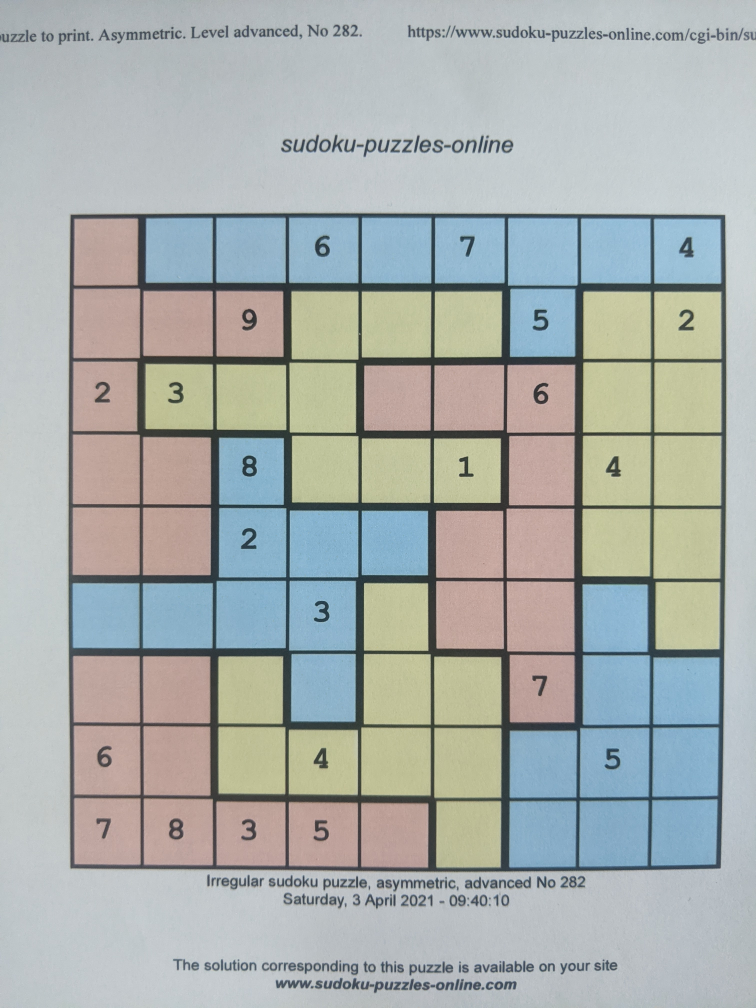
#> input picture CAVA-2021-TEMA1/antrenare/jigsaw/01.jpg, 3024 x 4032 px (shown at 1/4 size); its folder holds only this picture in this run
$ jupyter execute --allow-errors task2_bonus.ipynb
#> lines starting #> are read from the running program, lines starting #| are printed output that depends on the picture; after the words box and inside, x2 and y2 are one past the last pixel; in counts of white or black regions, pixels touching at a corner belong together
[cell 1]
import cv2 as cv
import numpy as np
import os
import queue

[cell 2]
# folder_path reprezinta calea catre folderul ce contine imagini cu sudoku jigsaw
folder_path = "./CAVA-2021-TEMA1/antrenare/jigsaw"
# digits_path reprezinta calea catre folderul care contine imagini cu cifre, folosite pentru recunoasterea caracterelor
digits_path = "./cifre/jigsaw/"

[cell 3]
# creez folderul in care voi scrie rezultatele
new_path = "./rezultate_Vulpoiu_Alexandru"
classic_path = "./rezultate_Vulpoiu_Alexandru/clasic"
jigsaw_path = "./rezultate_Vulpoiu_Alexandru/jigsaw"

if not os.path.exists(new_path):
    os.makedirs(new_path)
if not os.path.exists(classic_path):
    os.makedirs(classic_path)
if not os.path.exists(jigsaw_path):
    os.makedirs(jigsaw_path)

[cell 4]
def preprocess_image(image):
    image = cv.cvtColor(image, cv.COLOR_BGR2GRAY)
    image_m_blur = cv.medianBlur(image, 5)
    image_g_blur = cv.GaussianBlur(image_m_blur, (0, 0), 5)
    image_sharpened = cv.addWeighted(image_m_blur, 1.2, image_g_blur, -0.8, 0)
    _, thresh = cv.threshold(image_sharpened, 30, 255, cv.THRESH_BINARY)

    kernel = np.ones((5, 5), np.uint8)
    thresh = cv.erode(thresh, kernel)

    edges = cv.Canny(thresh, 150, 400)
    contours, _ = cv.findContours(edges, cv.RETR_EXTERNAL, cv.CHAIN_APPROX_SIMPLE)
    # am modificat imaginea pentru a identifica conturul exterior

    max_area = 0
    for i in range(len(contours)):
        if(len(contours[i]) > 3):
            possible_top_left = None
            possible_bottom_right = None

            for point in contours[i].squeeze():
                if possible_top_left is None or point[0] + point[1] < possible_top_left[0] + possible_top_left[1]:
                    possible_top_left = point

                if possible_bottom_right is None or point[0] + point[1] > possible_bottom_right[0] + possible_bottom_right[1]:
                    possible_bottom_right = point

            diff = np.diff(contours[i].squeeze(), axis=1)
            possible_top_right = contours[i].squeeze()[np.argmin(diff)]
            possible_bottom_left = contours[i].squeeze()[np.argmax(diff)]
            # am identificat cele 4 puncte care sunt colturile careului

            # conturul cu arie maxima va fi si cel exterior
            if cv.contourArea(np.array([[possible_top_left], [possible_top_right], [possible_bottom_right], [possible_bottom_left]])) > max_area:
                max_area = cv.contourArea(np.array([[possible_top_left], [possible_top_right], [possible_bottom_right], [possible_bottom_left]]))
                top_left = possible_top_left
                bottom_right = possible_bottom_right
                top_right = possible_top_right
                bottom_left = possible_bottom_left

    # calculez mijlocul careului sudoku
    sudoku_middle_diag_1 = (top_left + bottom_right) // 2
    sudoku_middle_diag_2 = (top_right + bottom_left) // 2
    sudoku_middle = (sudoku_middle_diag_1 + sudoku_middle_diag_2) // 2

    # marchez colturile si mijlocul patratului
    image_copy = cv.cvtColor(image.copy(), cv.COLOR_GRAY2BGR)
    cv.circle(image_copy, tuple(top_left), 4, (0, 0, 255), -1)
    cv.circle(image_copy, tuple(top_right), 4, (0, 0, 255), -1)
    cv.circle(image_copy, tuple(bottom_left), 4, (0, 0, 255), -1)
    cv.circle(image_copy, tuple(bottom_right), 4, (0, 0, 255), -1)
    cv.circle(image_copy, tuple(sudoku_middle), 4, (0, 0, 255), -1)

    return top_left, top_right, bottom_left, bottom_right, sudoku_middle

[cell 5]
digit_patterns = [] # incarc imaginile cu cifre
for i in range(1, 10): # cifre pentru careurile color
    path = digits_path + "0" + str(i) + "_1.jpg"
    img = cv.imread(path)
    digit_patterns.append(img)

for i in range(1, 10): # cifre pentru careurile alb-negru
    path = digits_path + "0" + str(i) + "_2.jpg"
#> path = './cifre/jigsaw/01_2.jpg'
    img = cv.imread(path)
    digit_patterns.append(img)

cropped_images = [] # lista cu imagini care contin doar careul sudoku, de dimensiune 500 x 500
#> cropped_images = []
#> further down, img is the input picture: shape (4032, 3024, 3); mean B, G, R 172.6, 175, 169.3
#> (the rest of this cell did not finish here and is left out)

#> in preprocess_image, `_, thresh = cv.threshold(image_sharpened, 30, 255, cv.THRESH_BINARY)`:
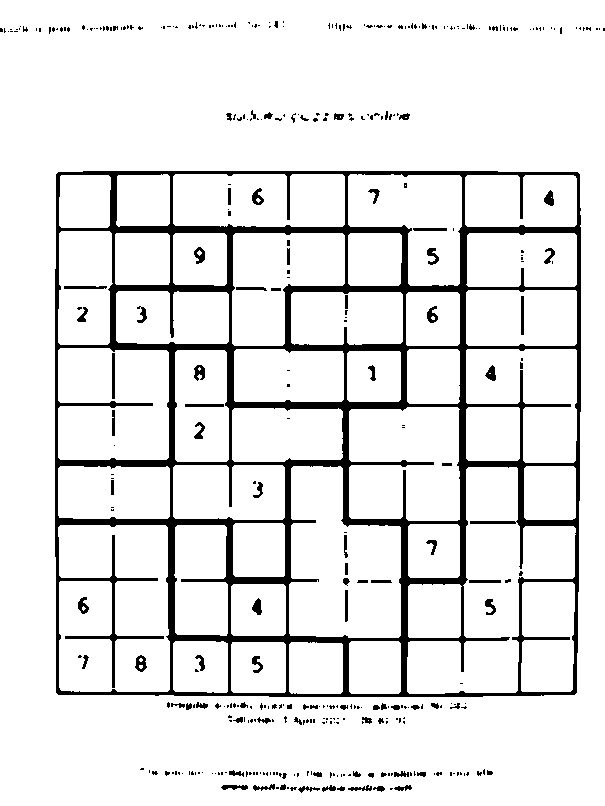
#> thresh: shape (806, 605); 90.5% white; 386 black regions (295 under 20 px), largest, box (x1, y1, x2, y2) and area: (55, 171, 581, 697) 39460, (112, 353, 115, 399) 138, (64, 286, 107, 289) 124
#> in preprocess_image, `thresh = cv.erode(thresh, kernel)`: thresh: shape (806, 605); 80% white; 93 black regions, largest, box (x1, y1, x2, y2) and area: (53, 169, 583, 699) 76479, (251, 782, 387, 795) 1195, (210, 768, 289, 781) 618
#> in preprocess_image, `edges = cv.Canny(thresh, 150, 400)`:
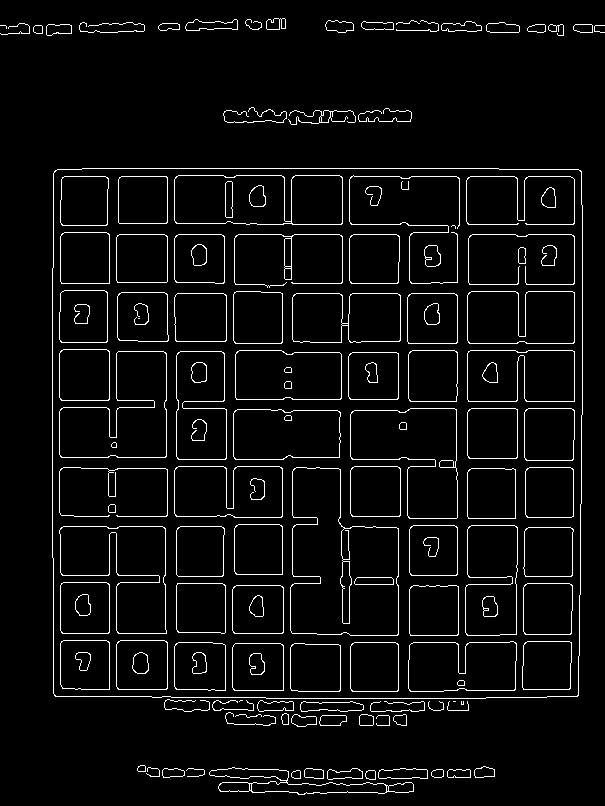
#> edges: shape (806, 605); 4.7% white in thin lines or dots
#> in preprocess_image, `contours, _ = cv.findContours(edges, cv.RETR_EXTERNAL, cv.CHAIN_APPROX..`: contours = 54 contours, 22 with area under 20; largest, box (x1, y1, x2, y2) and area: (52, 168, 583, 699) 279432, (209, 767, 414, 795) 2304, (300, 701, 364, 712) 498, (378, 768, 428, 779) 424, (185, 19, 238, 31) 379
#> the loop in preprocess_image, `for i in range(len(contours)):` made 54 passes
#> (max_area, top_left, bottom_right, top_right, bottom_left) on passes 1, 3, 5, 10, 32: (67.5, [366, 771], [375, 779], [375, 771], [366, 778]), (155, [449, 769], [470, 777], [470, 770], [447, 776]), (364, [379, 770], [427, 778], [427, 770], [378, 777]), (2643, [211, 770], [413, 791], [413, 784], [219, 790]), (275365, [55, 170], [577, 696], [581, 171], [54, 695])
#> (diff, possible_top_right, possible_bottom_left) on passes 2, 7, 13, 17, 22, 29: ([474, 476, 478, 482, 485, 485, 484, 484, 478, 471, 471], [300, 771], [291, 776]), ([462, 466, 472, 472, 464, 464, 455, 447, 448, 448, 456, 456], [323, 770], [304, 776]), ([625, 627, 628, 629, 631, 633, 633, 626, 621, 621], [145, 766], [137, 770]), ([353, 357, 365, 365, 353, 351, 343, 344, 344, 347, 347], [373, 716], [359, 724]), ([240, 243, 241, 238, 240, 242, 242], [463, 701], [461, 704]), ([460, 462, 460, 458], [242, 700], [239, 701])
#> after the loop in preprocess_image, `for i in range(len(contours)):`: max_area = 275365
#> in preprocess_image, `sudoku_middle_diag_1 = (top_left + bottom_right) // 2`: sudoku_middle_diag_1 = [316, 433]
#> in preprocess_image, `sudoku_middle_diag_2 = (top_right + bottom_left) // 2`: sudoku_middle_diag_2 = [317, 433]
#> in preprocess_image, `sudoku_middle = (sudoku_middle_diag_1 + sudoku_middle_diag_2) // 2`: sudoku_middle = [316, 433]
#> in preprocess_image, `cv.circle(image_copy, tuple(top_left), 4, (0, 0, 255), -1)`: image_copy: shape (806, 605, 3); mean B, G, R 173, 173, 173
#> in preprocess_image, `cv.circle(image_copy, tuple(top_right), 4, (0, 0, 255), -1)`: image_copy: shape (806, 605, 3); mean B, G, R 173, 173, 173.1
#> in preprocess_image, `cv.circle(image_copy, tuple(bottom_left), 4, (0, 0, 255), -1)`: image_copy: shape (806, 605, 3); mean B, G, R 173, 173, 173.1
#> in preprocess_image, `cv.circle(image_copy, tuple(bottom_right), 4, (0, 0, 255), -1)`: image_copy: shape (806, 605, 3); mean B, G, R 173, 173, 173.1
#> in preprocess_image, `cv.circle(image_copy, tuple(sudoku_middle), 4, (0, 0, 255), -1)`: image_copy: shape (806, 605, 3); mean B, G, R 172.9, 172.9, 173.1
#> `top_left, top_right, bottom_left, bottom_right, sudoku_middle = prepro..`: top_left = [55, 170]; top_right = [581, 171]; bottom_left = [54, 695]; bottom_right = [577, 696]; sudoku_middle = [316, 433]
#> `top_difference = abs(top_right - top_left)`: top_difference = [526, 1]
#> `left_difference = abs(top_left - bottom_left)`: left_difference = [1, 525]
#> `bottom_difference = abs(bottom_left - bottom_right)`: bottom_difference = [523, 1]
#> `right_difference = abs(bottom_right - top_right)`: right_difference = [4, 525]
#> `angle_top = np.arctan(top_difference[1] / top_difference[0])`: angle_top = 0.0019
#> `angle_bottom = np.arctan(bottom_difference[1] / bottom_difference[0])`: angle_bottom = 0.00191
#> `angle_right = np.arctan(right_difference[0] / right_difference[1])`: angle_right = 0.00762
#> `angle_rad = np.mean(np.array([angle_top, angle_left, angle_bottom, ang..`: angle_rad = 0.00333
#> `angle = np.degrees(angle_rad)`: angle = 0.191
#> `M = cv.getRotationMatrix2D((int(sudoku_middle[0]), int(sudoku_middle[1..`: M = [[1, 0.00333, -1.44], [-0.00333, 1, 1.06]]

    # calculez diferentele intre punctele de sus, de jos, din stanga si din dreapta
    top_difference = abs(top_right - top_left)
    left_difference = abs(top_left - bottom_left)
    bottom_difference = abs(bottom_left - bottom_right)
    right_difference = abs(bottom_right - top_right)

    # calculez unghiurile de inclinare pe fiecare dintre cele 4 laturi
    angle_top = np.arctan(top_difference[1] / top_difference[0])
    angle_left = np.arctan(left_difference[0] / left_difference[1])
    angle_bottom = np.arctan(bottom_difference[1] / bottom_difference[0])
    angle_right = np.arctan(right_difference[0] / right_difference[1])

    # calculez unghiul cu care trebuie rotita imaginea pentru a o indrepta
    angle_rad = np.mean(np.array([angle_top, angle_left, angle_bottom, angle_right]))
    angle = np.degrees(angle_rad)

    image_copy = img.copy()
    (h, w) = image_copy.shape[: 2]

    if top_left[1] >= top_right[1]: # imagine rotita spre stanga = in sens trigonometric
        if (angle_bottom > angle_top and bottom_right[1] > bottom_left[1]) or \
            (angle_left > angle_top and top_left[0] > bottom_left[0]) or \
            (angle_right > angle_top and top_right[0] > bottom_right[0]): # verific daca trebuie sa rotesc tot spre stanga
            # adica daca unghiul de jos/dreapta/stanga este mai mare si are orientare diferita fata de unghiul de sus
            M = cv.getRotationMatrix2D((int(sudoku_middle[0]), int(sudoku_middle[1])), angle, 1.0)
            rotated = cv.warpAffine(image_copy, M, (w, h), borderValue=(255, 255, 255))
        else:
            M = cv.getRotationMatrix2D((int(sudoku_middle[0]), int(sudoku_middle[1])), -angle, 1.0)
            rotated = cv.warpAffine(image_copy, M, (w, h), borderValue=(255, 255, 255))

    else: # imagine rotita spre dreapta, procedez asemanator cu cazul anterior
        if (angle_bottom > angle_top and bottom_left[1] > bottom_right[1]) or \
            (angle_left > angle_top and bottom_left[0] > top_left[0]) or \
            (angle_right > angle_top and bottom_right[0] > top_right[0]): # verific daca trebuie sa rotesc tot spre dreapta

            M = cv.getRotationMatrix2D((int(sudoku_middle[0]), int(sudoku_middle[1])), -angle, 1.0)
            rotated = cv.warpAffine(image_copy, M, (w, h), borderValue=(255, 255, 255))
        else:
            M = cv.getRotationMatrix2D((int(sudoku_middle[0]), int(sudoku_middle[1])), angle, 1.0)
            rotated = cv.warpAffine(image_copy, M, (w, h), borderValue=(255, 255, 255))

    # rotated este imaginea rotita in jurul centrului careului pentru a ajunge in pozitia normala
    # pentru aceasta imagine, calculez punctele care reprezinta colturile
    top_left, top_right, bottom_left, bottom_right, _ = preprocess_image(rotated)
#> in preprocess_image (call 2), `image_m_blur = cv.medianBlur(image, 5)`:
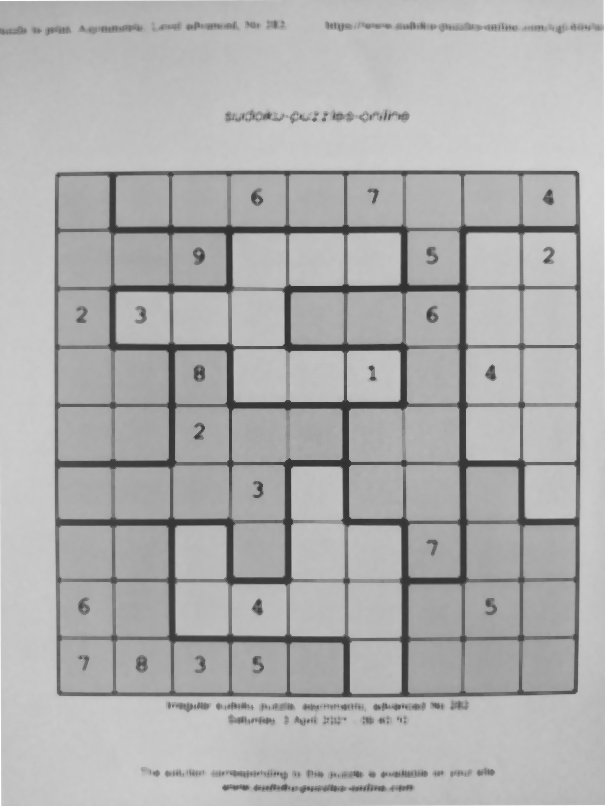
#> image_m_blur: shape (806, 605); min 48, max 255, mean 174.2
#> in preprocess_image (call 2), `image_sharpened = cv.addWeighted(image_m_blur, 1.2, image_g_blur, -0.8..`:
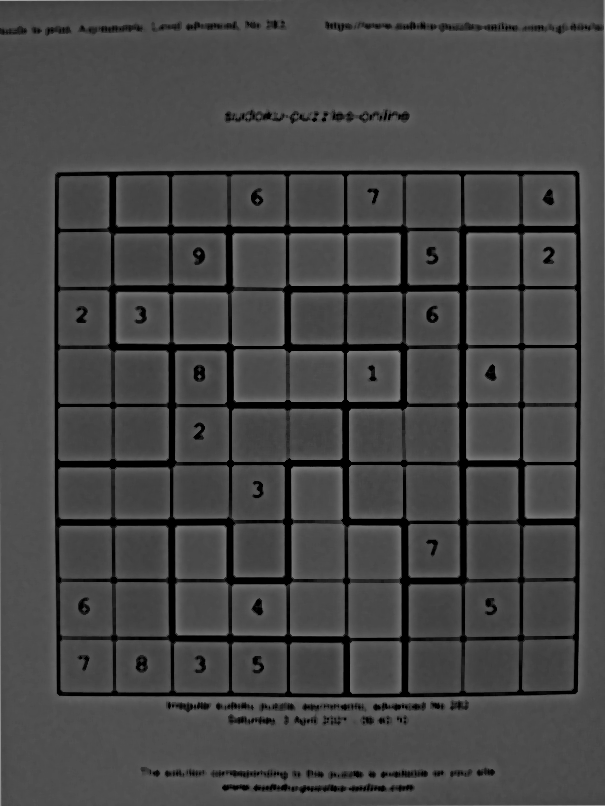
#> image_sharpened: shape (806, 605); min 0, max 164, mean 70.9
#> in preprocess_image (call 2), `_, thresh = cv.threshold(image_sharpened, 30, 255, cv.THRESH_BINARY)`: thresh: shape (806, 605); 90.4% white; 316 black regions (218 under 20 px), largest, box (x1, y1, x2, y2) and area: (55, 171, 581, 697) 40005, (300, 785, 346, 793) 171, (469, 403, 516, 407) 166
#> in preprocess_image (call 2), `thresh = cv.erode(thresh, kernel)`:
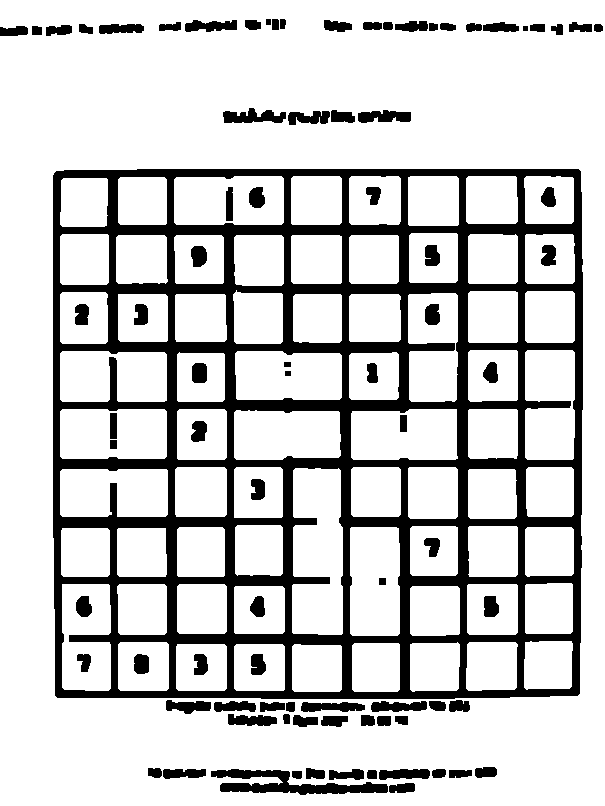
#> thresh: shape (806, 605); 79.9% white; 85 black regions, largest, box (x1, y1, x2, y2) and area: (53, 169, 583, 699) 78307, (211, 769, 388, 795) 2089, (223, 108, 286, 123) 610
#> in preprocess_image (call 2), `edges = cv.Canny(thresh, 150, 400)`:
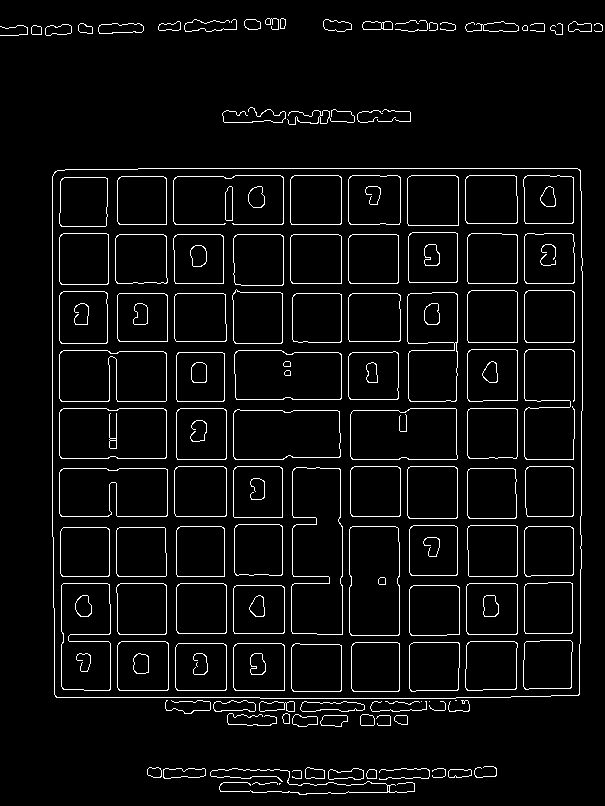
#> edges: shape (806, 605); 4.7% white in thin lines or dots
#> in preprocess_image (call 2), `contours, _ = cv.findContours(edges, cv.RETR_EXTERNAL, cv.CHAIN_APPROX..`: contours = 59 contours, 29 with area under 20; largest, box (x1, y1, x2, y2) and area: (52, 168, 583, 699) 279495, (300, 701, 365, 712) 490, (98, 23, 144, 34) 375, (213, 700, 256, 712) 361, (163, 768, 206, 779) 344
#> the loop in preprocess_image (call 2), `for i in range(len(contours)):` made 59 passes
#> (max_area, top_left, bottom_right, top_right, bottom_left) on passes 2, 3, 4, 7, 9, 32: (36, [253, 783], [277, 784], [276, 782], [252, 784]), (60, [293, 770], [301, 778], [300, 770], [292, 777]), (132, [450, 769], [471, 775], [471, 770], [448, 776]), (436.5, [381, 769], [428, 778], [429, 770], [379, 779]), (2845, [212, 770], [414, 791], [414, 783], [220, 791]), (275099, [55, 171], [578, 695], [580, 170], [55, 696])
#> (diff, possible_top_right, possible_bottom_left) on passes 5, 14, 17, 38, 39, 58: ([400, 404, 405, 407, 410, 410, 411, 402, 394, 395, 395], [376, 770], [367, 778]), ([319, 323, 326, 326, 325, 325, 323, 323, 317, 309, 309], [407, 716], [394, 720]), ([352, 356, 364, 364, 352, 350, 344, 344, 343, 343, 346, 346], [373, 716], [360, 724]), ([-499, -495, -493, -493, -497, -501, -501], [527, 26], [522, 29]), ([-8, -4, 2, 2, -7, -14, -14, -11, -11], [41, 27], [31, 33]), ([-263, -261, -252, -256, -258, -260, -266, -265, -265], [285, 19], [280, 28])
#> after the loop in preprocess_image (call 2), `for i in range(len(contours)):`: max_area = 275099
#> in preprocess_image (call 2), `cv.circle(image_copy, tuple(top_left), 4, (0, 0, 255), -1)`: image_copy: shape (806, 605, 3); mean B, G, R 173.1, 173.1, 173.2
#> in preprocess_image (call 2), `cv.circle(image_copy, tuple(top_right), 4, (0, 0, 255), -1)`: image_copy: shape (806, 605, 3); mean B, G, R 173.1, 173.1, 173.2
#> in preprocess_image (call 2), `cv.circle(image_copy, tuple(bottom_left), 4, (0, 0, 255), -1)`: image_copy: shape (806, 605, 3); mean B, G, R 173.1, 173.1, 173.2
#> in preprocess_image (call 2), `cv.circle(image_copy, tuple(bottom_right), 4, (0, 0, 255), -1)`: image_copy: shape (806, 605, 3); mean B, G, R 173.1, 173.1, 173.2
#> in preprocess_image (call 2), `cv.circle(image_copy, tuple(sudoku_middle), 4, (0, 0, 255), -1)`: image_copy: shape (806, 605, 3); mean B, G, R 173.1, 173.1, 173.2
#> `top_left, top_right, bottom_left, bottom_right, _ = preprocess_image(r..`: top_left = [55, 171]; top_right = [580, 170]; bottom_left = [55, 696]; bottom_right = [578, 695]
#> `start_row = (top_left[1] + top_right[1]) // 2`: start_row = 170
#> `end_row = (bottom_left[1] + bottom_right[1]) // 2`: end_row = 695
#> `start_col = (top_left[0] + bottom_left[0]) // 2`: start_col = 55
#> `end_col = (top_right[0] + bottom_right[0]) // 2`: end_col = 579

    start_row = (top_left[1] + top_right[1]) // 2
    end_row = (bottom_left[1] + bottom_right[1]) // 2
    start_col = (top_left[0] + bottom_left[0]) // 2
    end_col = (top_right[0] + bottom_right[0]) // 2

    # decupez din imagine doar careul sudoku
    img_crop = rotated[start_row: end_row, start_col: end_col].copy()
    img_crop = cv.resize(img_crop, (500, 500))
    cropped_images.append(img_crop)

[cell 6]
lines_vertical = []
for i in range(0, 500, 55):
    l = []
    l.append((i, 0))
    l.append((i, 499))
    lines_vertical.append(l)

[cell 7]
lines_horizontal = []
for i in range(0, 500, 55):
    l = []
    l.append((0, i))
    l.append((499, i))
    lines_horizontal.append(l)

[cell 8]
for img_crop in cropped_images: # desenez linii verticale si orizontale pe imagine pentru a observa delimitarea celulelor
    img_copy = img_crop.copy()
    for line in lines_vertical:
        cv.line(img_copy, line[0], line[1], (0, 255, 0), 2)
    for line in lines_horizontal:
        cv.line(img_copy, line[0], line[1], (0, 255, 0), 2)
#> this loop made 1 pass
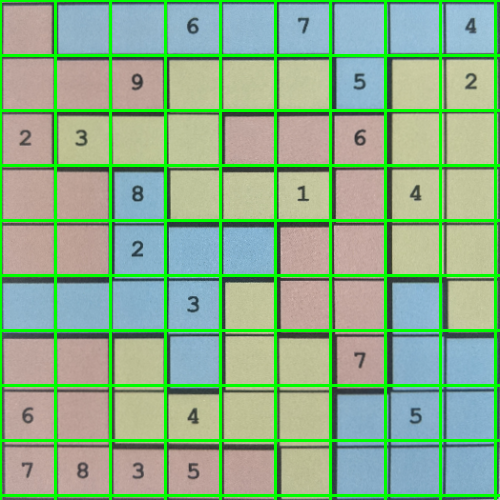
#> img_copy: shape (500, 500, 3); mean B, G, R 140.5, 175.1, 142.1
